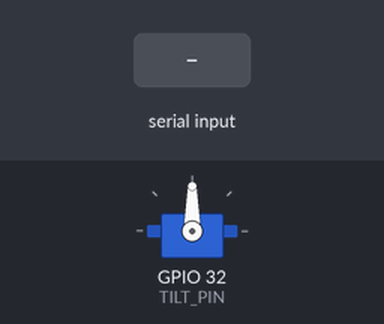
The sketch below on a simulated ESP32. Shown: servo. The inputs (shaded band) are chosen by the test bench. What the sketch prints to the serial monitor is not drawn.

Above: at 2.2 s.
2.3 s: "30,150\n" received over Serial
At 3.1 s:
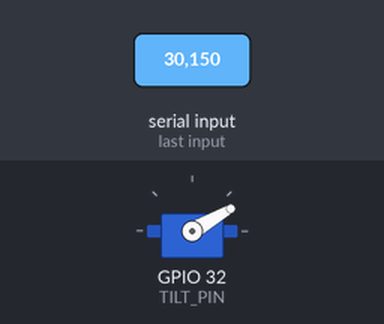
3.8 s: "5\n" received over Serial
At 4.1 s:
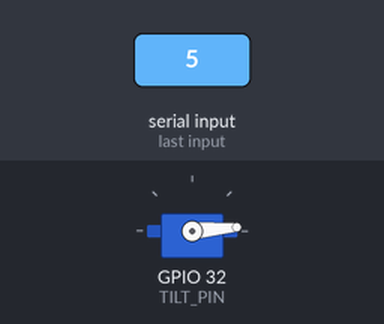
5.3 s: "90,45\n" received over Serial
At 6.8 s:
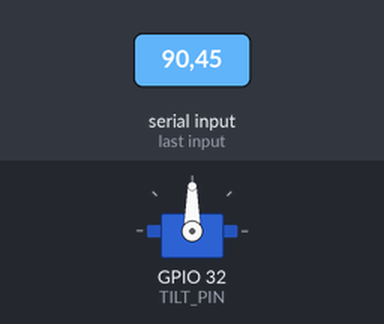
Timing chart, 0 to 8.3 s (numbered marks = the images above; inputs shaded):
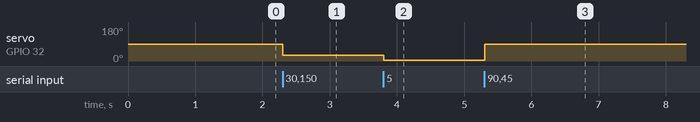

Measured:
- after the input at 2.3 s, servo on GPIO 32 (TILT_PIN): 90° → 30° at once
- after the input at 3.8 s, servo on GPIO 32 (TILT_PIN): 30° → 5° at once
- after the input at 5.3 s, servo on GPIO 32 (TILT_PIN): 5° → 90° at once

The sketch:

Test_TiltCalibrate.ino
```cpp
// TILT CALIBRATION - find the right angle for your Nerf gun
// Type an angle number (0-180) in Serial Monitor to move the tilt servo
// Find the angle where the gun points straight at the target

#include <Arduino.h>
#include <ESP32Servo.h>

#define TILT_PIN 32

Servo tiltServo;
int currentAngle = 90;

void setup() {
    Serial.begin(115200);
    delay(1000);

    tiltServo.attach(TILT_PIN);
    tiltServo.write(currentAngle);

    Serial.println("=== TILT CALIBRATION ===");
    Serial.println("Type a number 0-180 to set the tilt angle");
    Serial.println("  0   = fully tilted one way");
    Serial.println("  90  = center");
    Serial.println("  180 = fully tilted other way");
    Serial.println("");
    Serial.println("Try: 90, 100, 110, 120, 130, 140, 150, 160, 170, 180");
    Serial.println("Find the angle where the gun aims straight forward.");
    Serial.printf("Current angle: %d\n\n", currentAngle);
}

void loop() {
    if (Serial.available()) {
        String input = Serial.readStringUntil('\n');
        input.trim();
        int angle = input.toInt();

        if (angle >= 0 && angle <= 180) {
            currentAngle = angle;
            tiltServo.write(angle);
            Serial.printf("Tilt → %d°\n", angle);
        } else {
            Serial.println("Enter a number between 0 and 180");
        }
    }
    delay(10);
}
```
